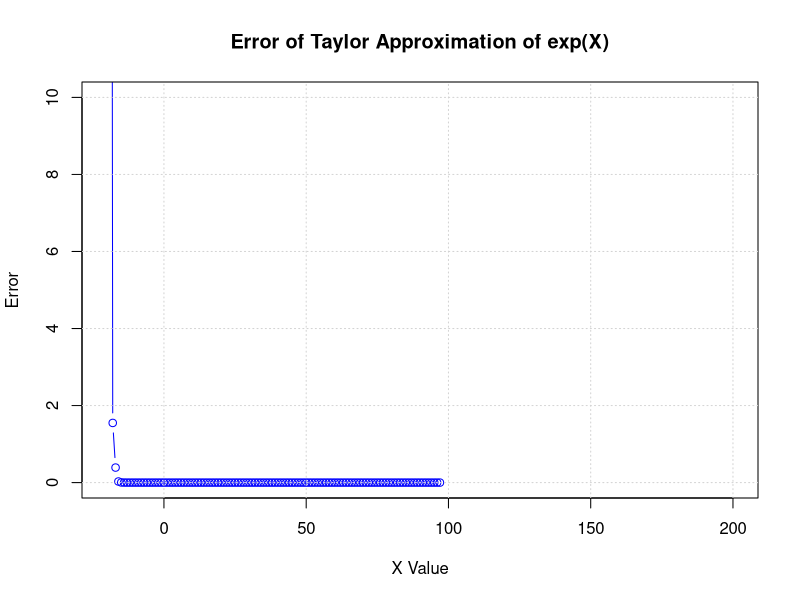
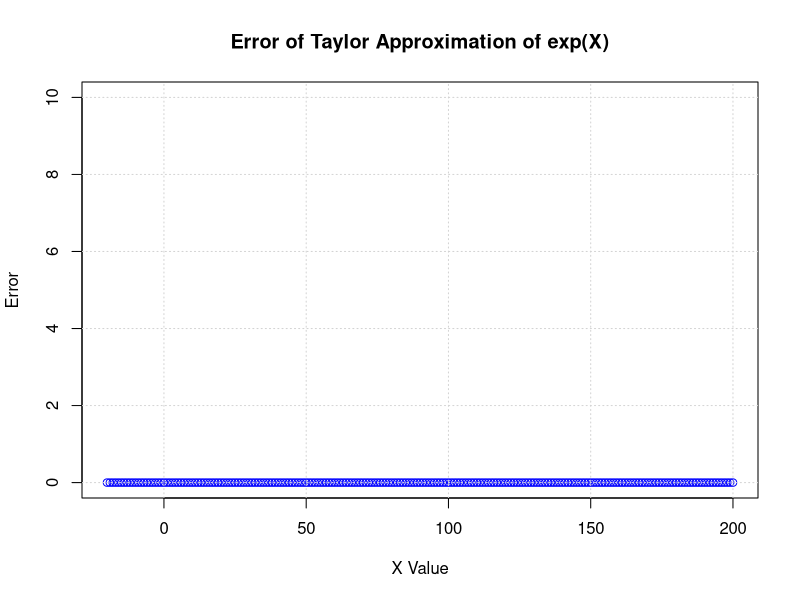

The R script that drew these images, in order:
## ---- chunk 1
knitr::opts_chunk$set(echo = TRUE)
## ---- chunk 2

calculate <- function(w0, b, e, u,m){
  mantissa <- 0   
  
  for (i in 1:m) {
    mantissa <- mantissa + u[i] * b^(-i)
  }
  
  x <- (-1)^w0 * b^e * mantissa
  
  return(x)
}

## ---- chunk 3

b <- 10  
m <- 3

e_min <- -3  
e_max <- 4


x_max <- calculate(w0=0, b=b, e=e_max, u= rep(b-1, m),m=m)
print(x_max)

## ---- chunk 4

x_min <- calculate(w0 = 0, b = b, e = e_min, u = c(1,0,0), m = m)

print(x_min)

## ---- chunk 5
x_max_2 <- calculate(w0 = 0, b = b, e = 0, u= rep(b-1, m), m = m)
print(x_max_2)
## ---- chunk 6
x_min_2 <- calculate(w0 = 0, b = b, e = 1, u = c(1,0,1), m = m)
print(x_min_2)

## ---- chunk 7

S_n_prev <- -1  
S_n <- 0
n <- 0  

while (abs(S_n - S_n_prev) > .Machine$double.eps){ 
  n <-  n + 1
  S_n_prev  <- S_n
  S_n <- S_n_prev + 2^(-2 * n)
}

cat("Loop stops at n =",n)

## ---- chunk 8


m <-  .Machine$double.digits
cat("Mantissa length (m):", m, "\n")

b <-  .Machine$double.base
cat("Base (b):", b, "\n")

## ---- chunk 9




calculate_exp <- function(X){
  term <- 1              
  sum <- term            
  n <- 0                 
  epsilon <- .Machine$double.eps^(1/2)  
    
    
  while (abs(term) > epsilon * abs(sum)) {
    
    n <- n + 1
    term <- (X^n) / factorial(n)  
    sum <- sum + term
  

  } 
  return(sum)
  
}

X <- 40



cat("Our function:", calculate_exp(X), "\n")

cat("R actual function", exp(X), "\n")


## ---- chunk 10

X_values <- seq(-20, 200, by=1)
errors <- numeric(length(X_values)) 

for (i in seq_along(X_values)) {
  X <- X_values[i]
  
  
  mape <- mean(abs((exp(X) - calculate_exp(X)) / exp(X))) * 100

  
  
  errors[i] <- mape  
}


plot(X_values, errors, type = "b", col = "blue",
     xlab = "X Value", ylab = "Error",
     main = "Error of Taylor Approximation of exp(X)",
     ylim = c(0, 10))  # Adjust these limits as needed for your data
grid()

## ---- chunk 11
X <- 101

cat("Our function:", calculate_exp(X), "\n")

cat("R actual function", exp(X), "\n")


## ---- chunk 12
X <- -20

cat("Our function:", calculate_exp(X), "\n")

cat("R actual function", exp(X), "\n")


## ---- chunk 13
calculate_exp_2 <- function(x, n = 10) {
    x_n <- x / n
    result <- calculate_exp(x_n)^n
    return(result)
}


## ---- chunk 14
X <- -20

cat("Our function:", calculate_exp_2(X), "\n")

cat("R actual function", exp(X), "\n")


## ---- chunk 15
X <- 101

cat("Our function:", calculate_exp_2(X), "\n")

cat("R actual function", exp(X), "\n")


## ---- chunk 16

X_values <- seq(-20, 200, by=1)
errors <- numeric(length(X_values)) 

for (i in seq_along(X_values)) {
  X <- X_values[i]
  
  
 mape <- mean(abs((exp(X) - calculate_exp_2(X)) / exp(X))) * 100

  
  
  errors[i] <- mape  
}

# plotting

plot(X_values, errors, type = "b", col = "blue",
     xlab = "X Value", ylab = "Error",
     main = "Error of Taylor Approximation of exp(X)",
     ylim = c(0, 10))  # Adjust these limits as needed for your data
grid()



## ---- chunk 17



## ---- chunk 18

function_x <- function(x) {
  return((sqrt(1 + x) - 1) / x)
}

# Determine the values of R for x =1, 10^-4, 10^-32

function_x(1)
function_x(10^(-4))
function_x(10^(-32))

# The Taylor series expansion at 0 is

taylor_expansion_at_zero <- function(y) {
  return(1 + y / 2 - y^2 / 8 + y^3 / 16 - 5 * y^4 / 128)
}

approximation_result_function_x_at_zero <- function(x) {
  return((taylor_expansion_at_zero(x) - 1) / x)
}

approximation_result_function_x_at_zero(1)
approximation_result_function_x_at_zero(10^(-4))
approximation_result_function_x_at_zero(10^(-32))

# The taylor approximation is less accurate for values that are far from 0



## ---- chunk 19

data("KNex", package = "Matrix")
X <- as.matrix(KNex$mm)
Y <- KNex$y

fit <- lm.fit(X, Y)
summary(fit)
print(fit$coefficients)

# Formula of Least Square estimator B = (X^T X)^-1 X^T Y
# Let us try to find this (X^T X)^-1 part with 

object.size(X)
object.size(KNex$mm)
# The class is a dgCMatrix, which is a sparse matrix. Meaning that it 
# saves some space by not saving the zeros.
class(KNex$mm)

# Using the Cholesky Decomposition of the matrix (X^T X)^-1

## Given a HPD (Hermitian Positive Definitive Matrix), there exist a 
## lower triangular matrix L such that A =LL^H 


